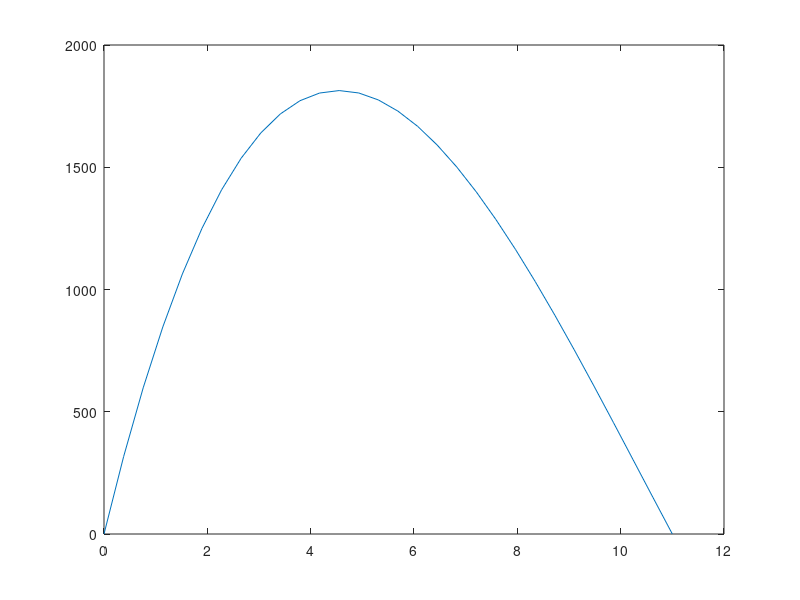

MATLAB code to generate this figure:
%Caner Topuz
%090200358
%Lab9_Q1
clear;
close all;
clc;

p1 = [-2 40];
p2 = [-2 22];
p3 = [1 0];
A = conv(p1,p2);
V = conv(A,p3);

x = linspace(0,11,30);
y = polyval(V,x);
plot(x,y);

V2 = zeros(1,length(V));
V2(end) = 1000;
V2 = V - V2;
r = roots(V2);
for i=1:length(r)
    if r(i)>=0 && r(i)<=11
        fprintf('Volume of the box is 1000 in3, x= %f\n',r(i));
    end
end

V_der = polyder(V);
r_der = roots(V_der);
V_max = polyval(V,r_der(1));
indx = 1;
for i=2:length(r_der)
    if polyval(V,r_der(i)) > V_max
        V_max = polyval(V,r_der(i));
        indx = i;
    end
end
fprintf('Maximum value of volume is: %.2f at x= %.2f in3\n',polyval(V,r_der(indx)),r_der(indx));
